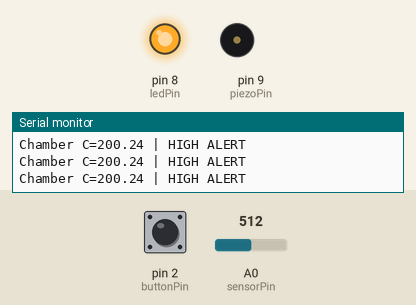
The sketch below on a simulated Arduino Uno, built with avr-gcc and run on an emulated ATmega328P. On the bench: output pins drawn as LEDs (lit = HIGH), buzzer (waves = sounding), the last lines printed to the serial monitor. The test bench sets the inputs (shaded band); at power-on: pin 2 (buttonPin) HIGH, A0 (sensorPin) = 512.

Above: at 1.2 s.
1.3 s: pin 2 (buttonPin) pulled LOW for 0.15 s
At 2.3 s:
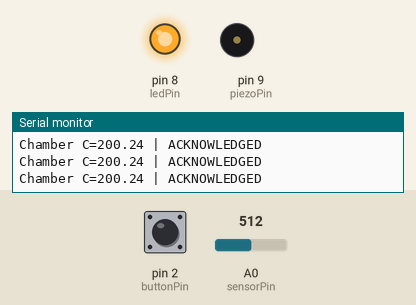
3.5 s: A0 (sensorPin) set to 189
5.0 s: A0 (sensorPin) set to 158
7.0 s: pin 2 (buttonPin) pulled LOW for 1 s
At 7.6 s:
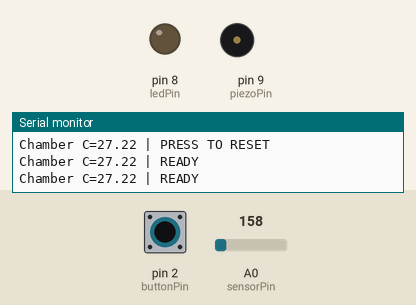
Timing chart, 0 to 10.0 s (numbered marks = the images above; inputs shaded):
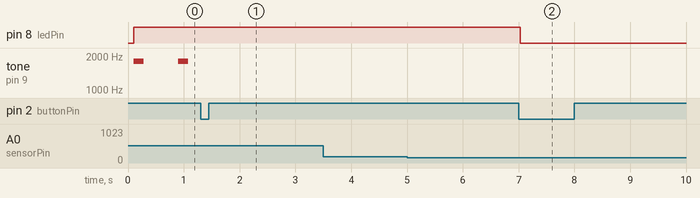

Measured:
- after the input at 1.3 s, tone on pin 9 (piezoPin): stops changing and stays silent
- after the input at 7.0 s, pin 8 (ledPin): HIGH → LOW at once
- by itself, tone on pin 9 (piezoPin): alternates 1800 Hz for 0.18 s and silent for 0.62 s

The sketch:

model_incubator_temperature_alert.ino
```cpp
constexpr byte sensorPin = A0, ledPin = 8, piezoPin = 9, buttonPin = 2;
constexpr float referenceVolts = 5.0, correctionC = 0.0;
bool latched = false, muted = false, rawPressed = false, pressed = false;
bool sounding = false;
float temperature = 0.0;
unsigned long changedAt = 0, sampledAt = 0, reportedAt = 0, alarmAt = 0;

void setup() {
  Serial.begin(115200);
  pinMode(buttonPin, INPUT_PULLUP);
  pinMode(ledPin, OUTPUT);
  pinMode(piezoPin, OUTPUT);
  digitalWrite(ledPin, LOW);
}

void loop() {
  const unsigned long now = millis();
  if (now - sampledAt >= 100) {
    sampledAt = now;
    unsigned int sum = 0;
    for (byte i = 0; i < 16; ++i) sum += analogRead(sensorPin);
    const float volts = (sum / 16.0) * referenceVolts / 1023.0;
    temperature = (volts - 0.5) * 100.0 + correctionC;
    if (temperature >= 37.0 && !latched) {
      latched = true;
      muted = false;
      alarmAt = now;
    }
  }

  const bool input = digitalRead(buttonPin) == LOW;
  if (input != rawPressed) {
    rawPressed = input;
    changedAt = now;
  }
  if (rawPressed != pressed && now - changedAt >= 30) {
    pressed = rawPressed;
    if (pressed && latched) {
      if (temperature <= 35.0) {
        latched = false;
        muted = false;
      } else {
        muted = true;
      }
    }
  }

  digitalWrite(ledPin, latched ? HIGH : LOW);
  const bool beep = latched && !muted && (now - alarmAt) % 800 < 180;
  if (beep != sounding) {
    sounding = beep;
    if (sounding) tone(piezoPin, 1800);
    else noTone(piezoPin);
  }
  if (now - reportedAt >= 250) {
    reportedAt = now;
    Serial.print(F("Chamber C="));
    Serial.print(temperature, 2);
    Serial.println(!latched ? F(" | READY") : temperature <= 35.0 ? F(" | PRESS TO RESET") : muted ? F(" | ACKNOWLEDGED") : F(" | HIGH ALERT"));
  }
}
```
